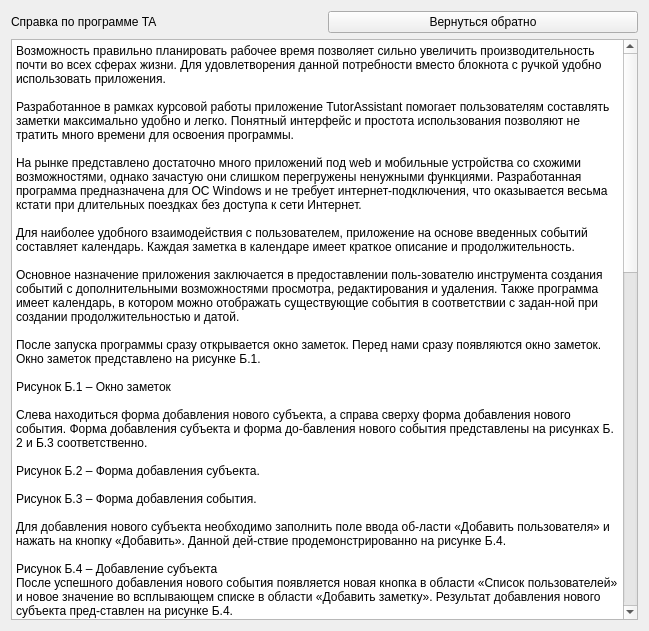
<?xml version="1.0" encoding="UTF-8"?>
<ui version="4.0">
 <class>Form</class>
 <widget class="QWidget" name="Form">
  <property name="geometry">
   <rect>
    <x>0</x>
    <y>0</y>
    <width>649</width>
    <height>631</height>
   </rect>
  </property>
  <property name="windowTitle">
   <string>Form</string>
  </property>
  <layout class="QGridLayout" name="gridLayout">
   <item row="0" column="1">
    <widget class="QPushButton" name="pushButton">
     <property name="text">
      <string>Вернуться обратно</string>
     </property>
    </widget>
   </item>
   <item row="0" column="0">
    <widget class="QLabel" name="label">
     <property name="text">
      <string>Справка по программе TA</string>
     </property>
    </widget>
   </item>
   <item row="1" column="0" colspan="2">
    <widget class="QPlainTextEdit" name="plainTextEdit">
     <property name="plainText">
      <string>Возможность правильно планировать рабочее время позволяет сильно увеличить производительность почти во всех сферах жизни. Для удовлетворения данной потребности вместо блокнота с ручкой удобно использовать приложения.

Разработанное в рамках курсовой работы приложение TutorAssistant помогает пользователям составлять заметки максимально удобно и легко. Понятный интерфейс и простота использования позволяют не тратить много времени для освоения программы.

На рынке представлено достаточно много приложений под web и мобильные устройства со схожими возможностями, однако зачастую они слишком перегружены ненужными функциями. Разработанная программа предназначена для ОС Windows и не требует интернет-подключения, что оказывается весьма кстати при длительных поездках без доступа к сети Интернет.

Для наиболее удобного взаимодействия с пользователем, приложение на основе введенных событий составляет календарь. Каждая заметка в календаре имеет краткое описание и продолжительность.

Основное назначение приложения заключается в предоставлении поль-зователю инструмента создания событий с дополнительными возможностями просмотра, редактирования и удаления. Также программа имеет календарь, в котором можно отображать существующие события в соответствии с задан-ной при создании продолжительностью и датой.

После запуска программы сразу открывается окно заметок. Перед нами сразу появляются окно заметок. Окно заметок представлено на рисунке Б.1.
 
Рисунок Б.1 – Окно заметок
 
Слева находиться форма добавления нового субъекта, а справа сверху форма добавления нового события. Форма добавления субъекта и форма до-бавления нового события представлены на рисунках Б.2 и Б.3 соответственно.
 
Рисунок Б.2 – Форма добавления субъекта.
 
Рисунок Б.3 – Форма добавления события. 
 
Для добавления нового субъекта необходимо заполнить поле ввода об-ласти «Добавить пользователя» и нажать на кнопку «Добавить». Данной дей-ствие продемонстрированно на рисунке Б.4.
 
Рисунок Б.4 – Добавление субъекта
После успешного добавления нового события появляется новая кнопка в области «Список пользователей» и новое значение во всплывающем списке в области «Добавить заметку». Результат добавления нового субъекта пред-ставлен на рисунке Б.4.

 
Рисунок Б.5 – Результат добавления субъекта.
Рассмотрим область добавления новой заметки. Область добавления новой заметки представлена на рисунке Б.6.
На рисунке представлены следующие обозначения:
	C1: ввод дополнительного текста события;
	С2: выбор субъекта события из всплывающего списка;
	С3: выбор даты события;
	С4: при активации привязывает событие ко дню недели;
	С5: выбор времени начала события;
	С6: выбор времени окончания события;
После заполнения необходимых полей необходимо нажать кнопку «Доба-вить».


 
Рисунок Б.6 – Разбор формы добавления события.
После добавления нового события оно отображается перед пользовате-лем в области «Список заметок». Окно представлено на рисунке Б.7. 
 
Рисунок Б.7 – Результат добавления события.
 
На рисунке Б.8 более подробно разобрана область «Список пользовате-лей». Представлены следующие обозначения:
	P1: Кнопка «Все заметки» выводит в поле «Список заметок» все храни-мые события 
	P2: Кнопка «Остальные» отображает заметки без субъекта
	P3: Остальные кнопки при нажатии выводят список событий, где они являются субъектом

 
Рисунок Б.8 – Разбор формы субъектов.
 
У каждого события присутствует две кнопки: 
	Удалить: при нажатии удаляет событие, в котором оно находиться. Представлено на рисунке Б.9.
	Редактировать: позволяет редактировать текст события и вызывает форму редактирования.
Форма редактирования представлена на рисунке Б.10. Форма имеет 2 кнопки:
	Изменить: меняет дополнительный текст события на введённый 
	Отменить: отменяет редактирование события
 
Рисунок Б.9 – Форма редактирования/удаления события.

 
Рисунок Б.10 – Форма редактирования события.
При помощи клика на вкладку «Календарь» мы переходим на страницу календаря. Календарь представлен на рисунке Б.11. Сверху показывается дата и день недели, а снизу временная сетка, где зелёным цветом показывается свободное время, а жёлтым время занятое событием. 

 
Рисунок Б.11 – Окно календаря.
 
Внутри события находятся три строчки, значение которых представлено на рисунке Б.12.

 
Рисунок Б.12 – Разбор события в календаре.
 
Для сдвига календаря влево или вправо используются клавиши в обла-сти «Управление». Клавиши и их назначение представлено на рисунке Б.13. 
 
Рисунок Б.13 – Кнопки управления.
Для закрытия и сворачивания окна используются стандартные методы работы с окнами в OC Windows.

</string>
     </property>
    </widget>
   </item>
  </layout>
 </widget>
 <resources/>
 <connections/>
</ui>
